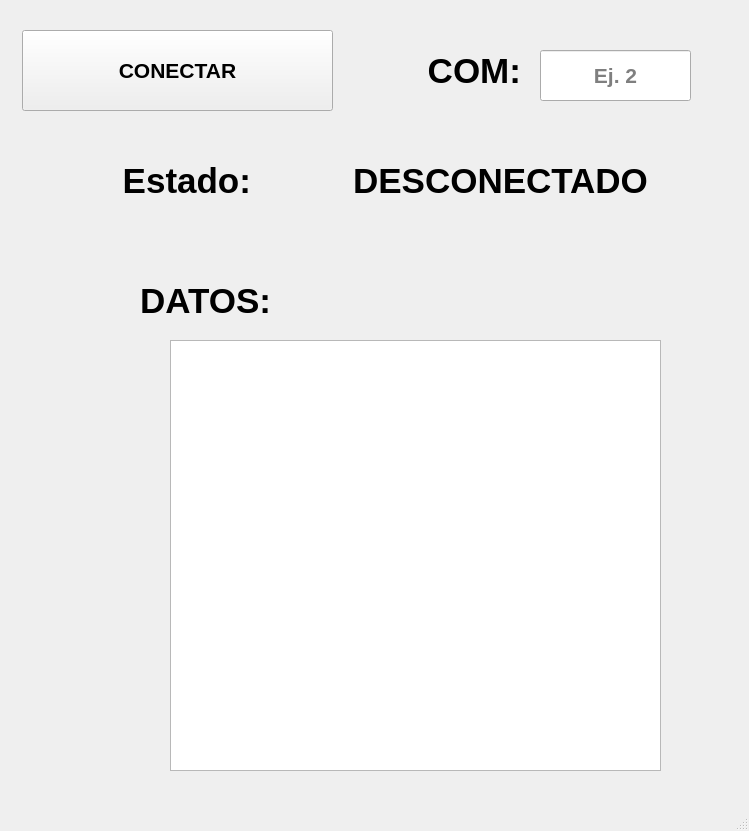
<?xml version="1.0" encoding="UTF-8"?>
<ui version="4.0">
 <class>MainWindow</class>
 <widget class="QMainWindow" name="MainWindow">
  <property name="geometry">
   <rect>
    <x>0</x>
    <y>0</y>
    <width>749</width>
    <height>831</height>
   </rect>
  </property>
  <property name="windowTitle">
   <string>MainWindow</string>
  </property>
  <widget class="QWidget" name="centralwidget">
   <widget class="QPushButton" name="btn_conexion">
    <property name="geometry">
     <rect>
      <x>22</x>
      <y>30</y>
      <width>311</width>
      <height>81</height>
     </rect>
    </property>
    <property name="font">
     <font>
      <pointsize>16</pointsize>
      <weight>75</weight>
      <bold>true</bold>
     </font>
    </property>
    <property name="text">
     <string>CONECTAR</string>
    </property>
   </widget>
   <widget class="QLabel" name="label">
    <property name="geometry">
     <rect>
      <x>370</x>
      <y>30</y>
      <width>151</width>
      <height>81</height>
     </rect>
    </property>
    <property name="font">
     <font>
      <pointsize>26</pointsize>
      <weight>75</weight>
      <bold>true</bold>
     </font>
    </property>
    <property name="text">
     <string>COM:</string>
    </property>
    <property name="alignment">
     <set>Qt::AlignRight|Qt::AlignTrailing|Qt::AlignVCenter</set>
    </property>
   </widget>
   <widget class="QLineEdit" name="txt_com">
    <property name="geometry">
     <rect>
      <x>540</x>
      <y>50</y>
      <width>151</width>
      <height>51</height>
     </rect>
    </property>
    <property name="font">
     <font>
      <pointsize>16</pointsize>
      <weight>75</weight>
      <bold>true</bold>
     </font>
    </property>
    <property name="toolTip">
     <string>Ingresa el número del COM</string>
    </property>
    <property name="alignment">
     <set>Qt::AlignCenter</set>
    </property>
    <property name="placeholderText">
     <string>Ej. 2</string>
    </property>
   </widget>
   <widget class="QLabel" name="label_2">
    <property name="geometry">
     <rect>
      <x>30</x>
      <y>140</y>
      <width>221</width>
      <height>81</height>
     </rect>
    </property>
    <property name="font">
     <font>
      <pointsize>26</pointsize>
      <weight>75</weight>
      <bold>true</bold>
     </font>
    </property>
    <property name="text">
     <string>Estado:</string>
    </property>
    <property name="alignment">
     <set>Qt::AlignRight|Qt::AlignTrailing|Qt::AlignVCenter</set>
    </property>
   </widget>
   <widget class="QLabel" name="txt_estado">
    <property name="geometry">
     <rect>
      <x>280</x>
      <y>140</y>
      <width>441</width>
      <height>81</height>
     </rect>
    </property>
    <property name="font">
     <font>
      <pointsize>26</pointsize>
      <weight>75</weight>
      <bold>true</bold>
     </font>
    </property>
    <property name="text">
     <string>DESCONECTADO</string>
    </property>
    <property name="alignment">
     <set>Qt::AlignCenter</set>
    </property>
   </widget>
   <widget class="QLabel" name="label_3">
    <property name="geometry">
     <rect>
      <x>70</x>
      <y>260</y>
      <width>201</width>
      <height>81</height>
     </rect>
    </property>
    <property name="font">
     <font>
      <pointsize>26</pointsize>
      <weight>75</weight>
      <bold>true</bold>
     </font>
    </property>
    <property name="text">
     <string>DATOS:</string>
    </property>
    <property name="alignment">
     <set>Qt::AlignRight|Qt::AlignTrailing|Qt::AlignVCenter</set>
    </property>
   </widget>
   <widget class="QListWidget" name="datosSensor">
    <property name="geometry">
     <rect>
      <x>170</x>
      <y>340</y>
      <width>491</width>
      <height>431</height>
     </rect>
    </property>
   </widget>
  </widget>
  <widget class="QMenuBar" name="menubar">
   <property name="geometry">
    <rect>
     <x>0</x>
     <y>0</y>
     <width>749</width>
     <height>26</height>
    </rect>
   </property>
  </widget>
  <widget class="QStatusBar" name="statusbar"/>
 </widget>
 <resources/>
 <connections/>
</ui>
